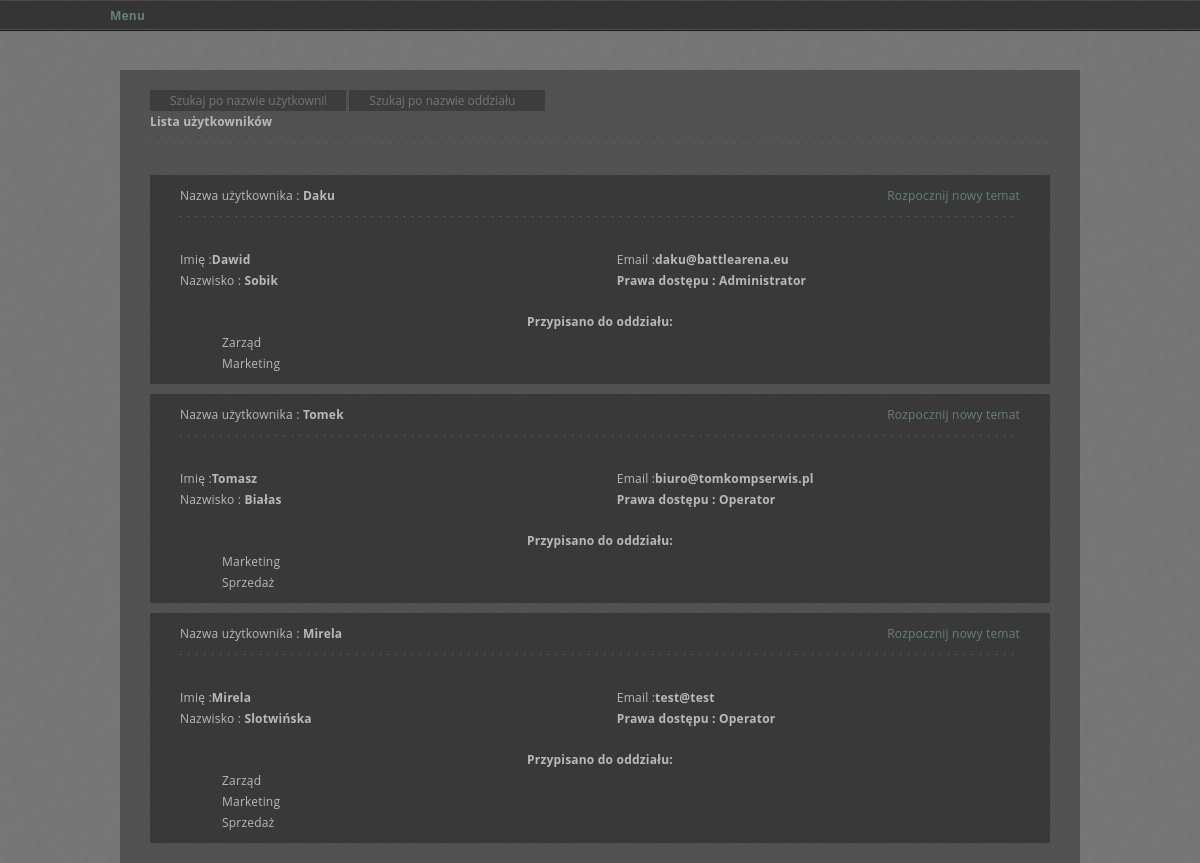
Page /private_html/index.php?id=personel&strona=lista_osob (signed in) on the committed database.
### tables this page shows
CREATE TABLE IF NOT EXISTS `users` (
  `id` int(11) NOT NULL AUTO_INCREMENT,
  `username` varchar(255) NOT NULL DEFAULT '0',
  `password` varchar(255) NOT NULL DEFAULT '0',
  `email` text,
  `privilige` int(11) NOT NULL DEFAULT '2',
  `firmy` text,
  `imie` text NOT NULL,
  `nazwisko` text NOT NULL,
  `active` int(11) DEFAULT '1',
  PRIMARY KEY (`id`),
  UNIQUE KEY `id` (`id`)
);

CREATE TABLE IF NOT EXISTS `rights` (
  `id` int(11) NOT NULL AUTO_INCREMENT,
  `nazwa` text NOT NULL,
  PRIMARY KEY (`id`),
  UNIQUE KEY `id` (`id`)
);

### private_html/funkcje/db_connect.php (called while the page is built, shortened)
<?
class Db {
    protected static $connection;
    public function connect() {
        if(!isset(self::$connection)) {
			$path = __DIR__."/../../config.ini";
            $config = parse_ini_file($path);
            if($database == '')
				self::$connection = new mysqli('localhost',$config['username'],$config['password'],$config['dbname']);
			else
				self::$connection = new mysqli('localhost',$config['username'],$config['password'],$database);
			self::$connection->set_charset("utf8");
        }
        return self::$connection;
    }
    public function query($query) {
        $connection = $this -> connect();
        $result = $connection -> query($query);
        return $result;
    }
}
?>

### private_html/personel/lista_osob.php (the view, shortened to what this page needs)
<div class="admin_panel">
	<div id="content">
	<input type="text" placeholder="Szukaj po nazwie użytkownika"> <input type="text" placeholder="Szukaj po nazwie oddziału"><br>
<?
	$db = new Db();
	$db->connect();
	$firmy = array();
	$query = 	"SELECT * FROM firmy where active = 1";
	$result_firmy = $db->query($query);
	while($row_firmy = $result_firmy->fetch_array())
	{
		$rows_firmy[] = $row_firmy;
	}
	print_r($rows[0]);
	foreach($rows_firmy as $row_firmy)
	{
		array_push($firmy, $row_firmy['nazwa']);
	}
	$query = 	"SELECT * FROM users u left join rights r on u.privilige = r.id where active = 1";
	$result = $db->query($query);
	while($row = $result->fetch_array())
	{
		$rows[] = $row;
	}
	echo "<b>Lista użytkowników</b><hr>";
	foreach($rows as $row)
	{
		$companies = explode(",",$row['firmy']);
		echo '<div class="admin_panel" style="margin-bottom:10px;"><div id="content">';
		echo "<div>Nazwa użytkownika : <b>".$row['username']."</b><a href='?id=temat&strona=napisz&uid=".$row['id']."' style='float:right;'>Rozpocznij nowy temat</a></div>";
		echo '<hr>';
		echo '<div style="overflow:hidden">';
		echo '<div class="one-half">Imię :<b>'.$row['imie'].'</b></br> Nazwisko : <b>'.$row['nazwisko'].'</b></div>';
		echo '<div class="one-half last">Email :<b>'.$row['email'].'</b></br> <b>Prawa dostępu : '.$row['nazwa'].'</b></div>';
		echo '</div>';
		if($row['firmy'])
		{
			echo '<div style="display:block;margin-top:20px;text-align:center;"><b>Przypisano do oddziału:</b></br></div><div style="margin-left:5%;">';
			foreach($companies as $i =>$key) {
				echo $firmy[$key-1].'</br>';
			}
			echo '</div>';
		}
		else
			echo '<div><b style="display:block;margin-top:20px;text-align:center;">Przypisano do oddziału:</b></br> <b>Brak Przypisanych oddziałów dla użytkownika</b></div>';
		echo '</div></div>';
	}
?>
	</div>
</div>

### private_html/index.php (shortened to what this page needs)
<?php
	@$strona=$_GET['strona'];
	require_once('./funkcje/db_connect.php');
?>
<html lang="pl-PL">
	<head>
			<link rel="stylesheet" type="text/css" media="all" href="style/style.css" />
			<link rel="stylesheet" type="text/css" href="style/media-queries.css" />
			<link rel="stylesheet" type="text/css" href="style/header.css" />
			<link rel="stylesheet" type="text/css" href="style/menu.css" />
			<link rel="stylesheet" type="text/css" href="style/tresc.css" />
			<link rel="stylesheet" type="text/css" href="style/admin_panel.css" />
			<link rel="stylesheet" type="text/css" href="style/error.css" />
			<link rel="stylesheet" type="text/css" href="style/post.css" />
			<link rel="stylesheet" type="text/css" href="style/logowanie.css" />
			<link rel="stylesheet" type="text/css" href="style/tematy.css" />
	</head>
	<body>
		<div class="scanlines"></div>
		<div class="header-wrapper opacity">
			<div class="menu-wrapper-top"><div class="menu-wrapper">
				<div id="menu" class="menu">
					<ul id="tiny">
						<li><a <?php if(empty($_GET['id']) || ($_GET['id'] == id))echo 'class="active"'?> href="<?php $_SERVER['PHP_SELF'] ?>?id="><? if($_SESSION[login_user])echo "Menu"; else echo "Logowanie"; ?></a></li>
					</ul>
				</div>
			</div></div>
		</div>
		<div class="wrapper">
<div class="blog-wrap">
		<?php
			if (mysqli_connect_errno()) {
				@include('id/mysql.php');
			}
			else if(empty($_GET['id']) and(empty($_GET['strona'])) || ($_GET['id'] == id) and(empty($_GET['strona'])))
				@include('id/home.php');
			else if((($_GET['id'] == id) and (!empty($_GET['strona']))) || ((empty($_GET['id'])) and (!empty($_GET['strona']))))
			{
				if(file_exists('id/'.$strona.'.php'))
					@include('id/'.$strona.'.php');
				else
					@include('id/brak.php');
			}
			else if(($_GET['id']) and(empty($_GET['strona'])))
			{
				if(file_exists($_GET['id'].'/home.php'))
					@include($_GET['id'].'/home.php');
				else
					@include('id/brak.php');
			}
			else if(($_GET['id']) and (!empty($_GET['strona'])))
			{
				if(file_exists($_GET['id'].'/'.$strona.'.php'))
					@include($_GET['id'].'/'.$strona.'.php');
				else
					@include('id/brak.php');
			}
			else
				@include('id/brak.php');
		?>
	</div></div>
	</body>
</html>

### private_html/style/style.css (style rules this page uses)
html, body, div, span, applet, object, iframe, h1, h2, h3, h4, h5, h6, p, blockquote, pre, a, acronym, address, big, cite, code, del, dfn, em, font, img, ins, kbd, q, s, samp, small, strike, strong, tt, var, b, u, i, center, dl, dt, dd, ol, ul, li, fieldset, form, label, legend { margin:0; padding:0; border:0; outline:0; font-size:100%; vertical-align:baseline; background:transparent }
body { line-height:1 }
ol, ul { list-style:none }
body { -webkit-font-smoothing: antialiased; -webkit-text-size-adjust: 100%; font-family: 'Open Sans', sans-serif; font-weight: 400; font-size: 12px; line-height: 21px; letter-spacing: 0.2px; color: #b9b9b9; }
.scanlines { position: fixed; top: 0px; left: 0px; width: 100%; height: 100%; z-index: -1; background: url(images/tile.png); }
input, textarea { background: rgba(0, 0, 0, 0.25); border: none; color: #b9b9b9; font-family: 'Open Sans', sans-serif; font-weight: 400; font-size: 12px; line-height: 21px; -webkit-box-sizing: border-box; -moz-box-sizing: border-box; box-sizing: border-box; }
a { color: #65817a; text-decoration: none; -webkit-transition: all 200ms ease-in; -o-transition: all 200ms ease-in; -moz-transition: all 200ms ease-in; }
ul { margin-bottom: 20px; list-style-type: circle; list-style-position: inside; }
ul li { padding: 0; margin: 0; }
hr { border: none; background: transparent url(images/line.png) repeat-x; height: 3px; margin-top: 10px; margin-bottom: 30px; }
.wrapper { max-width: 1010px; margin: 0 auto; }
.header-wrapper { background: rgba(0, 0, 0, 0.33); margin-bottom: 0px; -webkit-box-shadow: 0 1px 0 rgba(0,0,0,0.55), inset 0 -1px 0 rgba(255,255,255,0.09); -moz-box-shadow: 0 1px 0 rgba(0,0,0,0.55), inset 0 -1px 0 rgba(255,255,255,0.09); box-shadow: 0 1px 0 rgba(0,0,0,0.55), inset 0 -1px 0 rgba(255,255,255,0.09); position: relative; z-index: 101; }
.one-half { width: 48% }
.one-half, .one-third, .two-third, .three-fourth, .one-fourth, .one-fifth, .two-fifth, .three-fifth, .four-fifth, .one-sixth, .five-sixth { position: relative; margin-right: 4%; float: left; }
.last { margin-right: 0 !important; clear: right; }

### private_html/style/media-queries.css (style rules this page uses)
@media only screen and (min-device-width: 768px) and (max-device-width: 942px) { .header, .wrapper, #footer, .site-generator { width:960px; } }

### private_html/style/menu.css (style rules this page uses)
.menu { max-width:1000px; margin: 0 auto; }
.menu-wrapper { background: rgba(0, 0, 0, 0.33); -webkit-box-shadow: 0 -1px 0 rgba(0,0,0,0.55), inset 0 -1px 0 rgba(255,255,255,0.09); -moz-box-shadow: 0 -1px 0 rgba(0,0,0,0.55), inset 0 -1px 0 rgba(255,255,255,0.09); box-shadow: 0 -1px 0 rgba(0,0,0,0.55), inset 0 -1px 0 rgba(255,255,255,0.09); position: relative; z-index: 101; height:30px; }
.menu-wrapper-top { -webkit-box-shadow: 0 1px 0 rgba(0,0,0,0.55), inset 0 1px 0 rgba(255,255,255,0.18); -moz-box-shadow: 0 1px 0 rgba(0,0,0,0.55), inset 0 1px 0 rgba(255,255,255,0.18); box-shadow: 0 1px 0 rgba(0,0,0,0.55), inset 0 1px 0 rgba(255,255,255,0.18); position: relative; z-index: 101; height:30px; margin-bottom: 40px; }
#menu.menu ul { height:100%; list-style-type: none; position: relative; overflow: inherit; line-height: 21px; }
#menu.menu ul li { float:left; padding:5px 10px; }
#menu.menu ul li a { display: block; text-decoration: none; color: #65817a; -webkit-transition: all 200ms ease-in; -o-transition: all 200ms ease-in; -moz-transition: all 200ms ease-in; font-weight: bold; }

### private_html/style/tresc.css (style rules this page uses)
.last { margin-right:0; }

### private_html/style/admin_panel.css (style rules this page uses)
.admin_panel { display:block; background-color:rgba(0,0,0,0.3); }
.admin_panel div#content { display:block;overflow:hidden;padding: 10px 30px; }
.admin_panel #content input { padding:0 20px; }
.admin_panel input { background: rgba(0, 0, 0, 0.25); border: none; color: #b9b9b9; font-family: 'Open Sans', sans-serif; font-weight: 400; font-size: 12px; line-height: 21px; -webkit-box-sizing: border-box; -moz-box-sizing: border-box; box-sizing: border-box; margin: 0; margin-top: 10px; }
.admin_panel a { color: #65817a; text-decoration: none; -webkit-transition: all 200ms ease-in; -o-transition: all 200ms ease-in; -moz-transition: all 200ms ease-in; }

### rows in the picture
users: username "Daku", imie "Dawid", nazwisko "Sobik", email "daku@battlearena.eu", rights.nazwa "Administrator", firmy "Zarząd", firmy "Marketing"
users: username "Tomek", imie "Tomasz", nazwisko "Białas", email "biuro@tomkompserwis.pl", rights.nazwa "Operator", firmy "Marketing", firmy "Sprzedaż"
users: username "Mirela", imie "Mirela", nazwisko "Slotwińska", email "test@test", rights.nazwa "Operator", active "Zarząd", key "Marketing", id "Sprzedaż"
